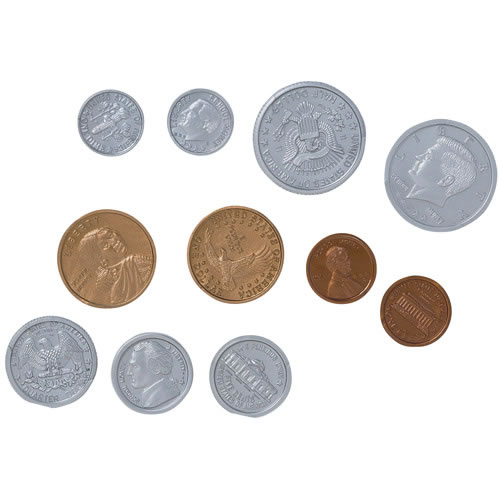
#> input picture coinCount.jpg, 500 x 500 px
$ python findingContours.py
#> lines starting #> are read from the running program, lines starting #| are printed output that depends on the picture; after the words box and inside, x2 and y2 are one past the last pixel; in counts of white or black regions, pixels touching at a corner belong together
import cv2
import numpy as np

# Let's load a simple image with 3 black squares
image = cv2.imread('coinCount.jpg')
#> image is the input picture: shape (500, 500, 3); mean B, G, R 223.6, 224.6, 227.1
#image = cv2.imread('images/shapes_donut.jpg')

# Grayscale
gray = cv2.cvtColor(image,cv2.COLOR_BGR2GRAY)
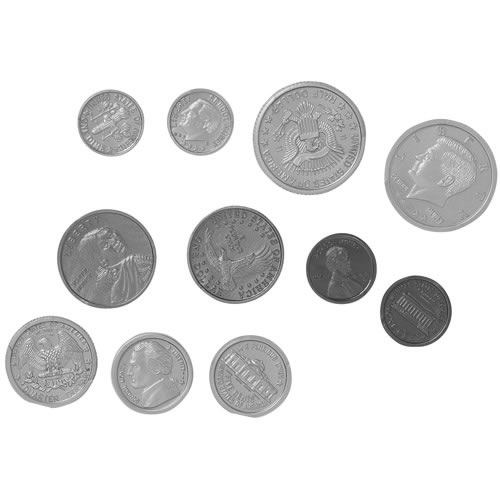
#> gray: shape (500, 500); min 46, max 255, mean 225.3


#Original Image
cv2.imshow('Input Image', image)
cv2.waitKey(0)


# Find Canny edges
edged = cv2.Canny(gray, 30, 200)
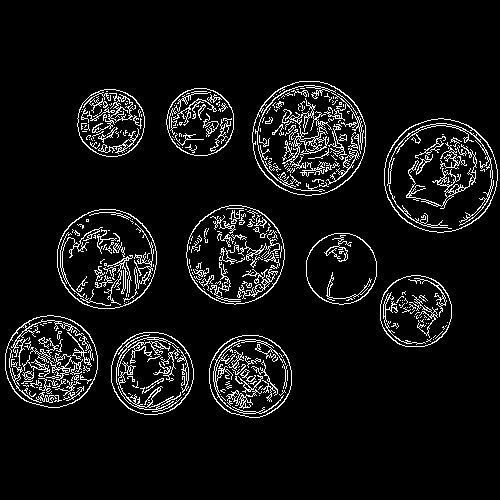
#> edged: shape (500, 500); 7.1% white in thin lines or dots, all inside (x1, y1, x2, y2) = (5, 81, 498, 418)
cv2.imshow('Canny Edges', edged)
cv2.waitKey(0)

# Finding Contours
# Use a copy of your image e.g. edged.copy(), since findContours alters the image
contours, hierarchy = cv2.findContours(edged, cv2.RETR_EXTERNAL, cv2.CHAIN_APPROX_NONE)
#> contours = 11 contours; largest, box (x1, y1, x2, y2) and area: (252, 81, 366, 196) 10188, (384, 118, 498, 233) 10088, (57, 209, 157, 309) 7798, (186, 205, 285, 305) 7542, (5, 315, 98, 408) 6708
#contours, hierarchy = cv2.findContours(edged, cv2.RETR_LIST, cv2.CHAIN_APPROX_SIMPLE)
cv2.imshow('Canny Edges After Contouring', edged)
cv2.waitKey(0)

# Draw all contours
# Use '-1' as the 3rd parameter to draw all
cv2.drawContours(image, contours, -1, (0,255,0), 3)
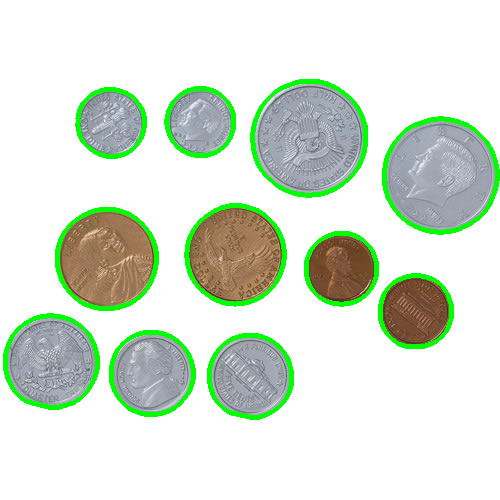
#> image: shape (500, 500, 3); 5.46% of pixels changed, all inside (x1, y1, x2, y2) = (3, 79, 500, 420)

print("Number of Contours found = " + str(len(contours)))
#| Number of Contours found = 11
print('contours', contours)
#> (printed output is left out)
print('hierarchy',hierarchy)
print("Total of ", len(contours), "Coins")
cv2.imshow('Contours', image)
cv2.waitKey(0)
cv2.destroyAllWindows()
